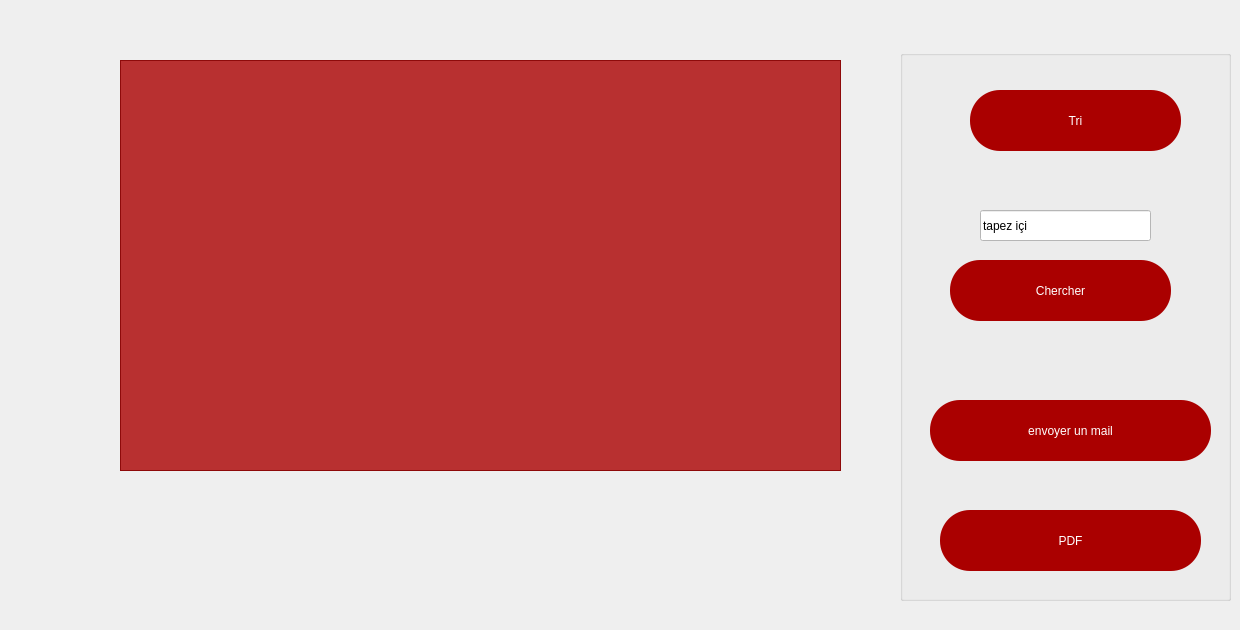
   <widget class="QWidget" name="afficherp">
    <widget class="QTableView" name="produit_2">
     <property name="enabled">
      <bool>true</bool>
     </property>
     <property name="geometry">
      <rect>
       <x>120</x>
       <y>60</y>
       <width>721</width>
       <height>411</height>
      </rect>
     </property>
     <property name="styleSheet">
      <string notr="true">background-color: rgb(170, 0, 0,80%);
font: 16pt &quot;MS Shell Dlg 2&quot;;
</string>
     </property>
    </widget>
    <widget class="QToolButton" name="retourfromaf">
     <property name="geometry">
      <rect>
       <x>70</x>
       <y>550</y>
       <width>101</width>
       <height>71</height>
      </rect>
     </property>
     <property name="text">
      <string/>
     </property>
     <property name="icon">
      <iconset resource="rs.qrc">
       <normaloff>:/img/rs/retour.png</normaloff>:/img/rs/retour.png</iconset>
     </property>
     <property name="iconSize">
      <size>
       <width>60</width>
       <height>60</height>
      </size>
     </property>
     <property name="autoRaise">
      <bool>true</bool>
     </property>
    </widget>
    <widget class="QGroupBox" name="groupBox_2">
     <property name="geometry">
      <rect>
       <x>900</x>
       <y>50</y>
       <width>331</width>
       <height>551</height>
      </rect>
     </property>
     <property name="title">
      <string/>
     </property>
     <widget class="QPushButton" name="pushButton_2">
      <property name="geometry">
       <rect>
        <x>30</x>
        <y>350</y>
        <width>281</width>
        <height>61</height>
       </rect>
      </property>
      <property name="styleSheet">
       <string notr="true">font: 16pt &quot;MS Shell Dlg 2&quot;;
color: rgb(255, 255, 255);
background-color: rgb(170, 0, 0);
border-radius: 30px;</string>
      </property>
      <property name="text">
       <string>envoyer un mail</string>
      </property>
      <property name="icon">
       <iconset resource="rs.qrc">
        <normaloff>:/img/rs/mailing.png</normaloff>:/img/rs/mailing.png</iconset>
      </property>
      <property name="iconSize">
       <size>
        <width>60</width>
        <height>60</height>
       </size>
      </property>
     </widget>
     <widget class="QPushButton" name="cherchep">
      <property name="geometry">
       <rect>
        <x>50</x>
        <y>210</y>
        <width>221</width>
        <height>61</height>
       </rect>
      </property>
      <property name="styleSheet">
       <string notr="true">font: 16pt &quot;MS Shell Dlg 2&quot;;
color: rgb(255, 255, 255);
background-color: rgb(170, 0, 0);
border-radius: 30px;</string>
      </property>
      <property name="text">
       <string>Chercher</string>
      </property>
      <property name="icon">
       <iconset resource="rs.qrc">
        <normaloff>:/img/rs/search.png</normaloff>:/img/rs/search.png</iconset>
      </property>
      <property name="iconSize">
       <size>
        <width>60</width>
        <height>60</height>
       </size>
      </property>
     </widget>
     <widget class="QLineEdit" name="cherchp">
      <property name="geometry">
       <rect>
        <x>80</x>
        <y>160</y>
        <width>171</width>
        <height>31</height>
       </rect>
      </property>
      <property name="styleSheet">
       <string notr="true">background-color: rgb(255, 255, 255);
font: 10pt &quot;MS Shell Dlg 2&quot;;
color: rgb(0, 0, 0);</string>
      </property>
      <property name="inputMask">
       <string/>
      </property>
      <property name="text">
       <string>tapez içi</string>
      </property>
     </widget>
     <widget class="QPushButton" name="trie">
      <property name="geometry">
       <rect>
        <x>70</x>
        <y>40</y>
        <width>211</width>
        <height>61</height>
       </rect>
      </property>
      <property name="styleSheet">
       <string notr="true">font: 16pt &quot;MS Shell Dlg 2&quot;;
color: rgb(255, 255, 255);
background-color: rgb(170, 0, 0);
border-radius: 30px;</string>
      </property>
      <property name="text">
       <string>Tri</string>
      </property>
      <property name="icon">
       <iconset resource="rs.qrc">
        <normaloff>:/img/rs/trie.png</normaloff>:/img/rs/trie.png</iconset>
      </property>
      <property name="iconSize">
       <size>
        <width>60</width>
        <height>60</height>
       </size>
      </property>
     </widget>
     <widget class="QPushButton" name="pushButton_10">
      <property name="geometry">
       <rect>
        <x>40</x>
        <y>460</y>
        <width>261</width>
        <height>61</height>
       </rect>
      </property>
      <property name="styleSheet">
       <string notr="true">font: 16pt &quot;MS Shell Dlg 2&quot;;
color: rgb(255, 255, 255);
background-color: rgb(170, 0, 0);
border-radius: 30px;</string>
      </property>
      <property name="text">
       <string>PDF</string>
      </property>
      <property name="icon">
       <iconset resource="rs.qrc">
        <normaloff>:/img/rs/update.png</normaloff>:/img/rs/update.png</iconset>
      </property>
      <property name="iconSize">
       <size>
        <width>50</width>
        <height>50</height>
       </size>
      </property>
     </widget>
    </widget>
   </widget>
